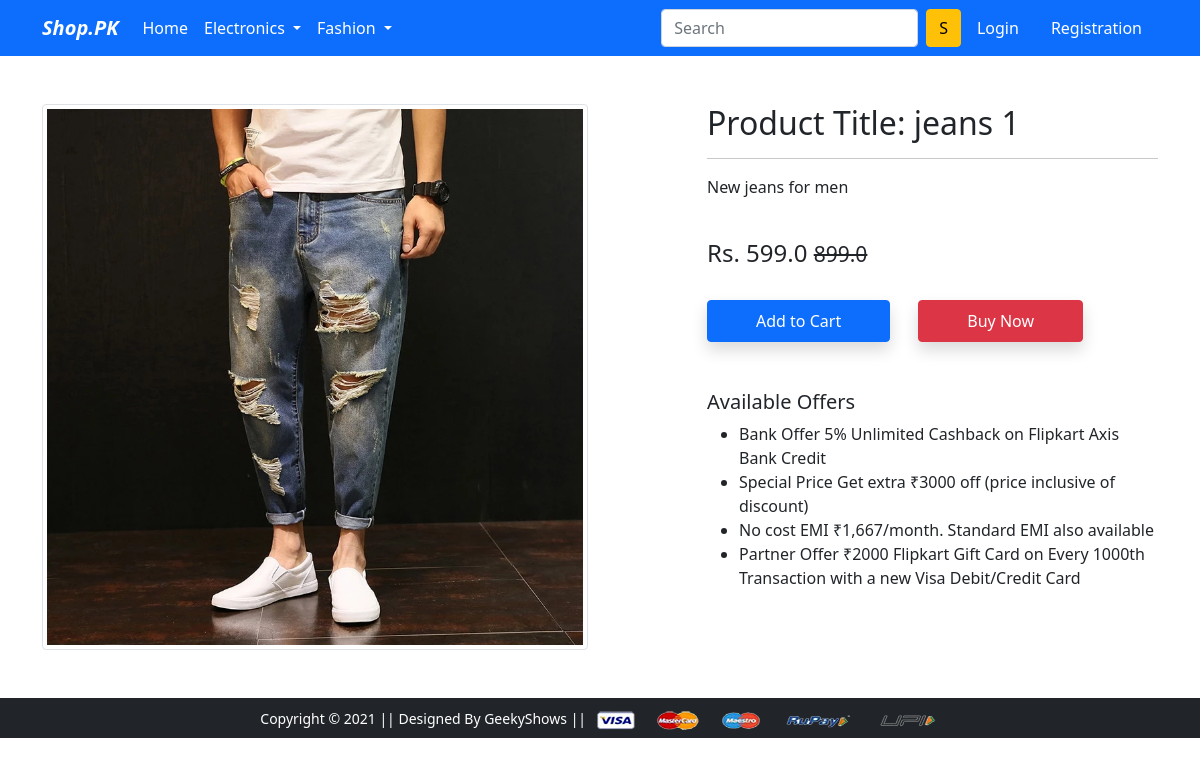
Screenshot of /product-detail/1 with the database file from the repository.
### app/models.py (models this page shows, shortened)
class Product(models.Model):
    title = models.CharField(max_length=100)
    selling_price = models.FloatField()
    discount_price = models.FloatField()
    description = models.TextField()
    brand = models.CharField(max_length=100)
    category = models.CharField(choices=CATEGORY_CHOICES, max_length=2)
    product_image = models.ImageField(upload_to='productimg')

### app/views.py (the view)
# urls.py: path('product-detail/<int:pk>', views.ProductDetail.as_view(), name='product-detail'),
class ProductDetail(View):
    def get(self,request,pk):
        product = Product.objects.get(pk=pk)
        return render(request, 'app/productdetail.html',{'product':product})

### app/templates/app/productdetail.html (shortened to what this page needs)
{% extends 'app/base.html' %}
{% load static %}
{% block main-content %}
<div class="container my-5">
 <div class="row">
  <div class="col-sm-6 text-center align-self-center">
   <img src="{{product.product_image.url}}" alt="" class="img-fluid img-thumbnail">
  </div>
  <div class="col-sm-5 offset-sm-1">
   <h2>Product Title: {{product.title}}</h2>
   <hr>
   <p>{{product.description}}</p> <br>
   <h4>Rs. {{product.discount_price}} <small class="fw-light text-decoration-line-through">{{product.selling_price}}</small></h4> <br>
   <a href="{% url 'add-to-cart' %}" class="btn btn-primary shadow px-5 py-2">Add to Cart</a>
   <a href="{% url 'buy-now' %}" class="btn btn-danger shadow px-5 py-2 ms-4">Buy Now</a>
   <h5 class="mt-5">Available Offers</h5>
   <ul>
    <li>Bank Offer 5% Unlimited Cashback on Flipkart Axis Bank Credit</li>
    <li>Special Price Get extra ₹3000 off (price inclusive of discount)</li>
    <li>No cost EMI ₹1,667/month. Standard EMI also available</li>
    <li>Partner Offer ₹2000 Flipkart Gift Card on Every 1000th Transaction with a new Visa Debit/Credit Card</li>
   </ul>
  </div>
 </div>
</div>
{% endblock main-content %}

### rows the page displays
Product: product_image (picture), title "jeans 1", description "New jeans for men", discount_price "599.0", selling_price "899.0"
